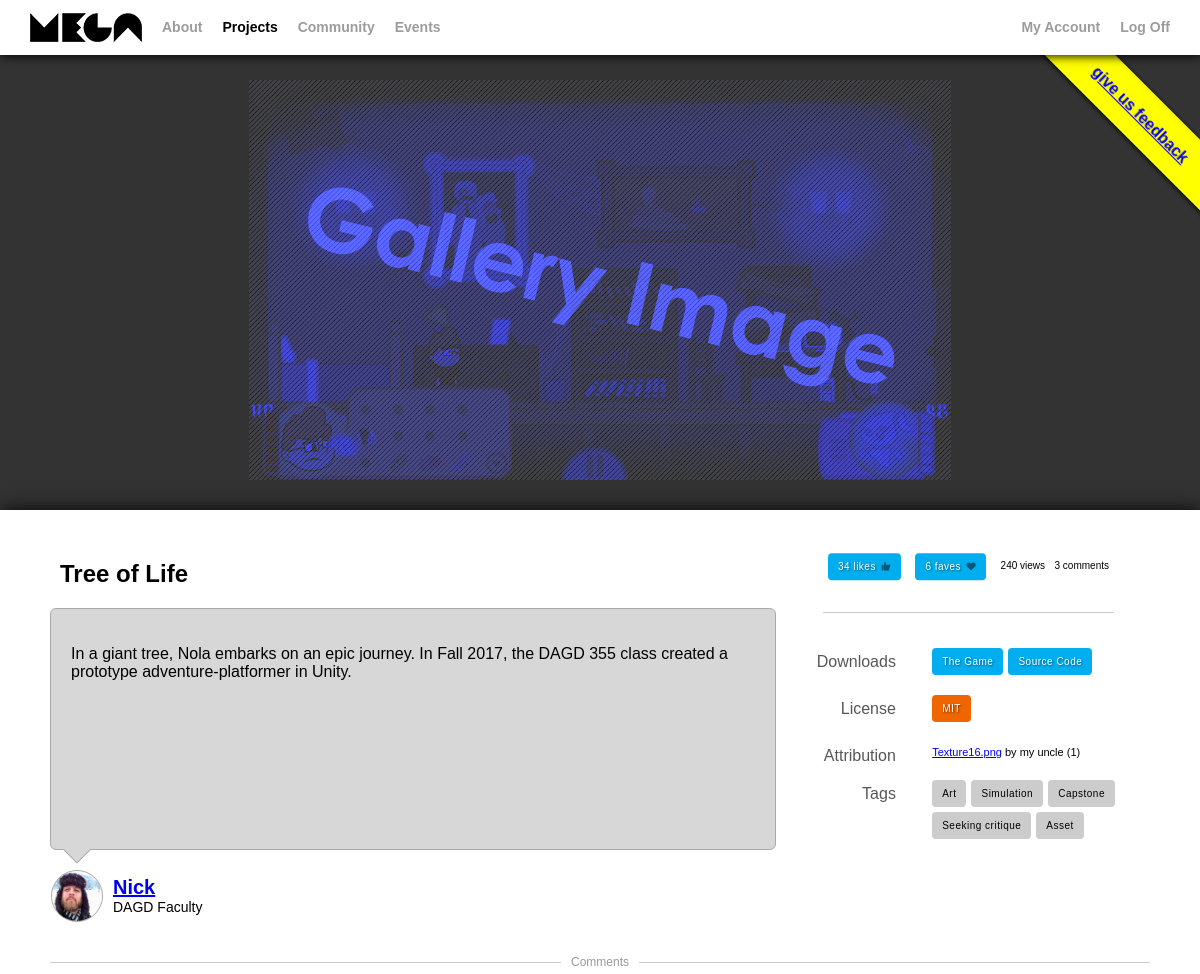
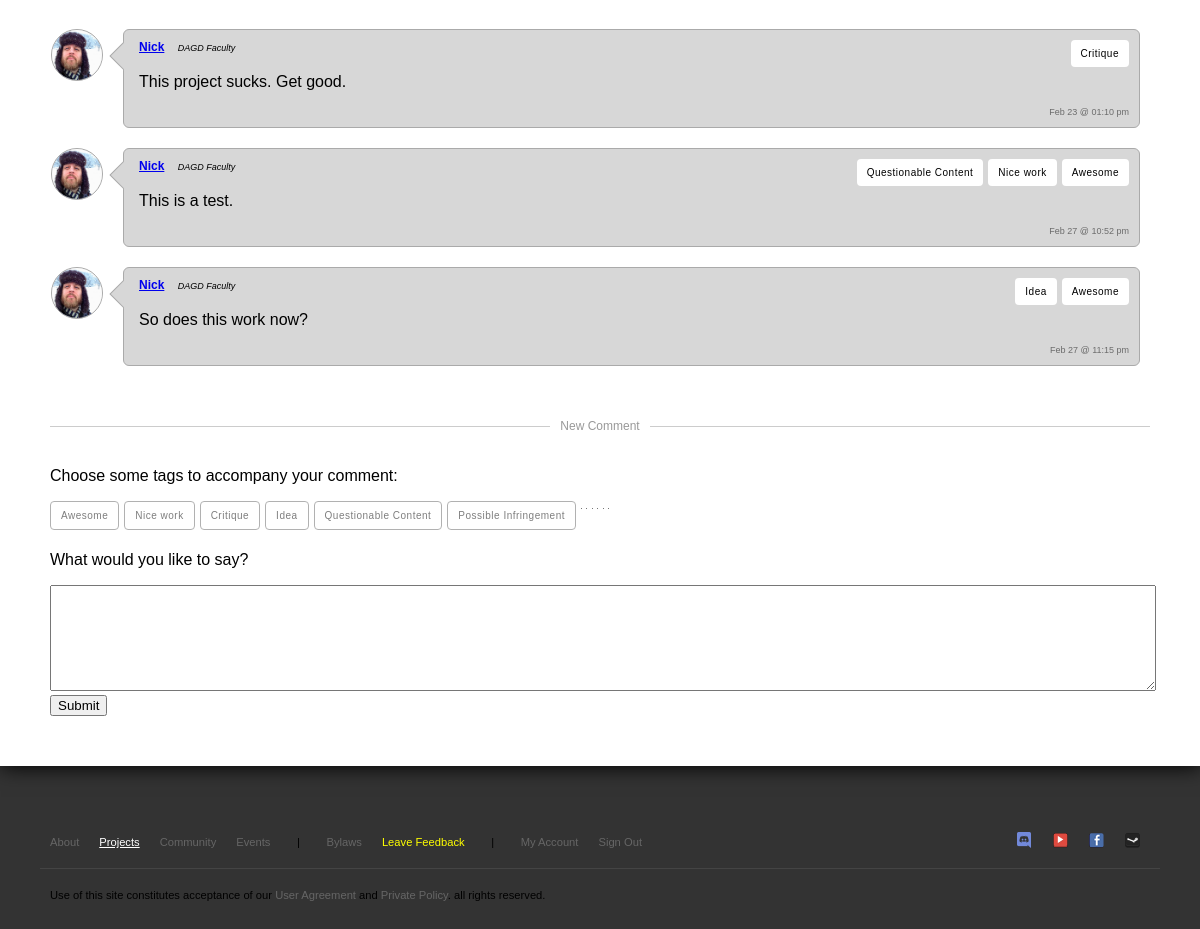
Screenshot of /project.php?id=1 (signed in) with the database file from the repository (2 pictures, top to bottom).
### tables this page shows
CREATE TABLE `projects` (
  `id` int(11) NOT NULL,
  `title` varchar(64) NOT NULL,
  `description` text NOT NULL,
  `user_id` int(11) NOT NULL,
  `license_id` int(11) NOT NULL
);

CREATE TABLE `users` (
  `id` int(11) NOT NULL,
  `alias` varchar(32) NOT NULL,
  `title` varchar(64) NOT NULL,
  `first` varchar(32) NOT NULL,
  `last` varchar(32) NOT NULL,
  `email` varchar(32) NOT NULL,
  `hash` varchar(64) NOT NULL,
  `date_signup` datetime NOT NULL DEFAULT CURRENT_TIMESTAMP,
  `is_approved` tinyint(1) NOT NULL DEFAULT '0' COMMENT 'Whether or not the user has been approved.',
  `is_admin` tinyint(1) NOT NULL DEFAULT '0' COMMENT 'Whether or not the user has admin rights.',
  `is_mod` tinyint(1) NOT NULL DEFAULT '0' COMMENT 'Whether or not the user has moderation rights.',
  `bio` text NOT NULL COMMENT 'Stores the user''s bio to be displayed on their profile page.',
  `resume` varchar(256) NOT NULL COMMENT 'Stores the URL to the user''s resume.',
  `avatar` varchar(256) NOT NULL COMMENT 'Stores the URL to the profile picture.'
);

CREATE TABLE `licenses` (
  `id` int(11) NOT NULL,
  `title` varchar(32) NOT NULL,
  `copy` text NOT NULL,
  `link` varchar(128) NOT NULL
);

CREATE TABLE `project_attribution` (
  `id` int(11) NOT NULL,
  `project_id` int(11) NOT NULL,
  `work` varchar(64) NOT NULL,
  `creator` varchar(64) NOT NULL,
  `user_id` int(11) NOT NULL,
  `license_id` int(11) NOT NULL,
  `work_link` varchar(128) NOT NULL
);

CREATE TABLE `tags_projects` (
  `id` int(11) NOT NULL,
  `text` varchar(32) NOT NULL
);

CREATE TABLE `comments_projects` (
  `id` int(11) NOT NULL,
  `user_id` int(11) NOT NULL,
  `project_id` int(11) NOT NULL,
  `date_posted` datetime NOT NULL DEFAULT CURRENT_TIMESTAMP,
  `comment` text NOT NULL
);

CREATE TABLE `tags_comments` (
  `id` int(11) NOT NULL,
  `text` varchar(32) NOT NULL,
  `warn` tinyint(1) NOT NULL DEFAULT '0'
);

### api/class.CoolDB.php (called while the page is built, shortened)
<?
class CoolDB {
    static $pdo;
    private $query = "";
    private $params = array();
    private $table;
    function connect(){
        if(empty(CoolDB::$pdo)) CoolDB::$pdo = new PDO(DB::HOST, DB::USER, DB::PASS);
        return CoolDB::$pdo ? true : false;
    }
    function clear(){
        $this->query = "";
        $this->params = array();
    }
    function table($table){
        $this->table = CoolDB::escapeField($table);
        return $this;
    }
    function select($fields = "*", bool $filterFields = true) {
        if($filterFields === true){
            if (is_string($fields)) $fields = CoolDB::escapeField($fields);
            if (empty($fields)) $fields = "*";
        }
        $this->query = "SELECT {$fields} FROM {$this->table}";
        return $this;
    }
    function where($conditions, $and = true){
        if(!empty($conditions)) {
            $this->query .= " WHERE ";
        }
        return $this;
    }
    private function fromConditions($conditions, $and = true) {
        $fields = [];
        foreach ($conditions as $field => $val) {
            $field = CoolDB::escapeField($field);
            if      ($val === null ) $fields []= " {$field} IS NULL ";
            elseif  ($val === true ) $fields []= " {$field} = TRUE ";
            elseif  ($val === false) $fields []= " {$field} = FALSE ";
            else {
                $fields []= " {$field} = ? ";
                $this->params []= $val;
            }
        }
        $glu = ($and == true) ? 'AND' : 'OR';
        $fields = implode($glu, $fields);
        $this->query .= "({$fields})";
    }
    function execute(){
        return $this->query($this->query, $this->params);
    }
    function query(string $query, array $params){
        $stmt = CoolDB::$pdo->prepare($query);
        $stmt->execute($params);
        $res = (array) $stmt->fetchAll(PDO::FETCH_ASSOC);
        return $res;
    }
    static function escapeField(string $string): string {
        $string = trim($string);
        if(preg_match('/^[a-zA-Z_][a-zA-Z0-9_]*$/', $string) === 0) return "";
        return "`{$string}`";
    }
}
?>

### api/functions.php (called while the page is built, shortened)
<?
function get(string $str){
    if(array_key_exists($str, $_GET)) return $_GET[$str];
    return '';
}
?>

### api/class.User.php (called while the page is built, shortened)
<?
include_once "class.CoolDB.php";
class User {
    private static $current;
    private static function setCurrent(array $row){
        $user = $row;
        unset($user['hash']);
        User::$current = $user;
    }
    static function current(){
        if(!empty(User::$current)) return User::$current;
        if(array_key_exists('userid', $_SESSION)) {
            $id = intval($_SESSION['userid']);
            $db = new CoolDB();
            $res = $db->table('users')->select()->where(['id' => $id])->execute();
            if(count($res) > 0) {
                return User::$current;
            }
        }
        return null;
    }
    static function isLoggedIn():bool {
        $user = User::current();
        return (!empty($user));
    }
    static function avatar($user):string{
        $default = "imgs/placeholder-avatar1.jpg";
        $email = "";
        if(is_string($user)) $email = $user;
        if(is_array($user) && array_key_exists('email', $user)) $email = $user['email'];
        $url = "media/avatars/$email.png";
        return file_exists($url) ? $url : $default;
    }
}
?>

### project.php (the view, shortened to what this page needs)
<?
include_once "api/functions.php";
include_once "includes/templates.php";
include_once "api/class.CoolDB.php";
include_once "api/class.User.php";
$id = intval(get("id"));
$db = new CoolDB();
$sql = "SELECT projects.*, licenses.title AS 'license_title', licenses.copy AS 'license_copy', licenses.link AS 'license_link' FROM projects, licenses WHERE projects.id = ? AND licenses.id = projects.license_id;";
$rows = $db->query($sql, array($id));
$project = $rows[0];
$comments = $db->query("SELECT u.alias AS 'user_name', u.title AS 'user_title', u.avatar AS 'user_avatar', u.email AS 'user_email', c.*, GROUP_CONCAT(t.text) AS 'tags' FROM comments_projects c, comments_projects_tags j, tags_comments t, users u WHERE c.project_id=? AND t.id = j.tag_id AND j.comment_id = c.id AND u.id=c.user_id GROUP BY c.id", array($id));
$tags = $db->query("SELECT t.* FROM project_tags j, tags_projects t WHERE j.project_id=? AND j.tag_id = t.id;", array($id));
$attribution = $db->query("SELECT * FROM `project_attribution` WHERE `project_id` = ?;", array($id));
$creator = $db->query("SELECT * FROM `users` WHERE `id`=?;", array($project['user_id']))[0];
?>
        <div class="tray">
            <div class="feature">
                <img src="imgs/placeholder-gallery-image.png">
            </div>
        </div>
        <div class="content">
            <article>
                <h1><?=$project["title"]?></h1>
                <div class="bubble bottom">
                    <p><?=$project["description"]?></p>
                    <div class="arrow bottom-left">
                        <div class="blocker"></div>
                    </div>
                </div>
                <div class="creator">
                    <div class="avatar"><img src="<?=User::avatar($creator)?>"></div>
                    <h2><a href='profile.php?id=<?=$creator['id']?>' ><?=$creator['alias']?></a></h2>
                    <h3><?=$creator['title']?></h3>
                </div>
            </article>
            <aside>
                <div class="stats">
                    <button class="like-button" onclick="swapThumb()">34 likes<div id="thumb" <?
                                                                                   ?> ></div></button>
                    <button class="like-button" onclick="swapHeart()">6 faves<div id="heart" <?
                                                                                  ?> ></div></button>
                    <div>240 views</div>
                    <div><?=count($comments)?> comments</div>
                </div>
                <div class="hr"></div>
                <div class="split">
                    <div>Downloads</div>
                    <div>
                        <a href="#" class="button">The Game</a>
                        <a href="#" class="button">Source Code</a>
                    </div>
                </div>
                <? if(!empty($project["license_id"])) { ?>
                <div class="split">
                    <div>License</div>
                    <div><a href="<?=$project["license_link"]?>" target="_blank" class="button license"><?=$project["license_title"]?>
                    </a></div>
                </div>
                <? } ?>
                <? if(count($attribution) > 0){ ?>
                <div class="split">
                    <div>Attribution</div>
                    <div>
                        <ul>
                            <? foreach($attribution as $attr){ ?>
                            <li><a href="<?=$attr['work_link']?>" class="work"><?=$attr['work']?></a> by <?=$attr['creator']?> <span class="license">(<?=$attr['license_id']?>)</span></li>
                            <? } ?>
                        </ul>
                    </div>
                </div>
                <? } ?>
                <div class="split">
                    <div>Tags</div>
                    <div>
                        <? foreach($tags as $tag){ ?>
                        <a href="projects.php?tag=<?=$tag['id']?>" class="tag button"><?=$tag["text"]?></a>
                        <? } ?>
                    </div>
                </div>
            </aside>
            <section>
                <div class="hr text"><h3><span>Comments</span></h3></div>
                <? foreach($comments as $comment){  ?>
                <div class="comment">
                    <div class="avatar"><img src="<?=User::avatar($comment['user_email'])?>"></div>
                    <div class="bubble">
                        <div class="infront">
                            <div class="tags">
                                <?
                                $tags = explode(',', $comment['tags']);
                                foreach($tags as $tag) {
                                    echo "<a class=\"button tag\">$tag</a>";
                                }
                                ?>
                            </div>
                            <h1>
                                <a href="profile.php?id=<?=$comment['user_id']?>"><?=$comment["user_name"]?></a>
                                <span><?=$comment["user_title"]?></span>
                            </h1>
                            <p><?=$comment["comment"]?></p>
                            <time><?=easyDate($comment["date_posted"])?></time>
                        </div>
                        <div class="arrow left-top">
                            <div class="blocker"></div>
                        </div>
                    </div>
                </div>
                <? } ?>
                <div class="hr text"><h3><span>New Comment</span></h3></div>
                <? if(User::isLoggedIn()) { ?>
                <form method="post" action="project.php?id=<?=$id?>">
                    <p>Choose some tags to accompany your comment:</p>
                    <div class='tag-picker'>
                    <?
                    $commentTags = $db->query("SELECT * FROM `tags_comments` ORDER BY `warn` ASC;", array());
                    foreach($commentTags as $tag){
                        $name = "commentFormTag".$tag['id'];
                        $value = $tag['text'];
                        $class = $tag['warn'] ? "issue" : "";
                        ?>
                        <label class="<?=$class?>" for="<?=$name?>"><?=$value?></label>
                    <? } ?>
                    </div>
                    <p>What would you like to say?</p>
                    <textarea name="comment" style="width:100%;max-width:100%;min-width:100%;min-height:50px;height:100px;max-height:300px;"></textarea>
                    <input type="submit">
                </form>
                <? } else { ?>
                <p>To add a new comment, please <a href="login.php">log in</a>!</p>
                <? } ?>
            </section>
        </div>

### styles/main.css (style rules this page uses)
body { margin:0; font-family:"Helvetica", "Arial", sans-serif; background:#333; }
aside .split { clear:both; padding:15px 0; }
aside .split ul { margin:0; padding:0; list-style:none; line-height: 20px; }
aside .hr { width:80%; }
.tray { padding:80px 0 30px; }
.feature img { max-width:100vw; height:auto; max-height:50vh; margin:0 auto; display:flex; }
.avatar img { object-fit:cover; object-position:center; width:50px; height:50px; }
.content { background:#FFF; box-shadow: 1px 1px 20px #000; padding:50px 50px 50px; }
.content article { width:66%; float:left; }
.content > section { clear:both; }
.content .hr { border-bottom:1px solid #CCC; margin:0 auto 20px; padding:20px 0 0; clear:both; position:relative; }
.content .hr.text { margin:0 auto 40px; padding:40px 0 0; }
.content aside { width:33%; float:right; font-size:11px; }
.bubble { background:#d7d7d7; border:1px solid #AAA; border-radius:6px; padding:10px; position:relative; min-height: 50px; }
article .bubble { padding:20px; min-height:200px; }
.bubble .infront { z-index:6; position:relative; }
.comment .bubble { margin:0 10px; padding:10px 10px 10px 15px; flex-grow:3; }
.comment .tags { float:right; }
.comment h1 { font-weight:bold; font-size:12px; margin:0 0 3px; }
.comment h1 span { font-weight:normal; font-size:9px; padding-left:10px; font-style:italic; }
.comment time { font-size:9px; opacity:.5; }
.comment p, .comment h1 { float:left; }
.comment p { clear:left; }
.comment time { clear:both; float:right; }
.bubble .arrow { position:absolute; }
.bubble.bottom { margin-bottom: 20px; }
.bubble .arrow.bottom-left { left:15px; bottom:-10px; }
.bubble .arrow.left-top { left:-10px; top:15px; }
.bubble .blocker { display:block; background:#d7d7d7; position:absolute; z-index:5; }
.bubble .bottom-left .blocker { width:33px; height:17px; left:-7px; top:-5px; }
.bubble .left-top .blocker { width:17px; height:33px; left:10px; top:-5px; }
.avatar { width:50px; height:50px; min-width:50px; background:#d7d7d7; border-radius:50%; float:left; margin:0 10px 0 1px; border:1px solid #AAA; overflow:hidden; }
.creator h2 { font-size:20px; margin:0; padding:6px 0 0; }
.creator h3 { font-size:14px; margin:0; font-weight:normal; }
.hr h3 { font-size:12px; font-weight:normal; margin:0; text-align:center; position:absolute; top:33px; left:0; width:100%; color:#999; }
.stats { font-size:10px; padding:0 10%; display:flex; flex-direction:row; flex-wrap:nowrap; justify-content:space-around; }
.split > div { width:60%; float:left; }
.split > div:first-child { text-align:right; width:30%; margin-right:10%; color:#575757; font-size:16px; padding:5px 0 0; }
.content article h1 { margin:0 10px 20px; }
a.button, .tag-picker label { float:left; margin:0 5px 5px 0; font-size:10px; letter-spacing:0.5px; background:#00aeef; padding:8px 10px; border-radius:4px; text-decoration:none; color:#FFF; text-shadow:1px 1px 2px rgba(0, 0, 0, .5); }
a.button.license { background:#ef6500; position:relative; }
.hr h3 span { background:#FFF; padding:0 10px; }
a.button.tag, .tag-picker label { background:#CCC; text-shadow:none; color:#000; }
.comment a.button.tag { background:#FFF; float:right; margin:0 0 0 5px; }
.comment { display:flex; flex-direction:row; flex-wrap:nowrap; justify-content:space-between; margin:20px 0; }
a.button.issue, .tag-picker label.issue { background:#F00; color:#FFF; }
.tags { flex-grow:0; }
.tag-picker input[type="checkbox"] + label { cursor: pointer; user-select:none; }
.tag-picker input[type="checkbox"]:not(:checked) + label { opacity: 0.5; background:#FFF; color:#000; border:1px solid #666; }
.hr { border-bottom:1px solid #444; margin:0px 20px; padding:0; clear:both; }
button { cursor: pointer; }
.like-button { margin:0 5px 5px 0; font-size:10px; letter-spacing:0.5px; background:#00aeef; padding:8px 10px; border-radius:4px; text-decoration:none; color:#FFF; text-shadow:1px 1px 2px rgba(0, 0, 0, .5); transform: translateY(-25%); border: none; }
#thumb { width: 10px; height: 10px; margin-left: 5px; background: url(../imgs/like.png); background-size: cover; float: right; }
#heart { width: 10px; height: 10px; margin-left: 5px; background: url(../imgs/fave.png); background-size: cover; float:right; }

### rows the page displays
projects: title "Tree of Life", description "In a giant tree, Nola embarks on an epic journey. In Fall 2017, the DAGD 355 class created a prototype adventure-platformer in Unity.", license.title "MIT"
users: email (picture), alias "Nick", title "DAGD Faculty"
project_attribution: work "Texture16.png", creator "my uncle", license "1"
tags_projects: text "Art"
tags_projects: text "Simulation"
tags_projects: text "Capstone"
tags_projects: text "Seeking critique"
tags_projects: text "Asset"
comments_projects: user.email (picture), tag "Critique", user.alias "Nick", user.title "DAGD Faculty", comment "This project sucks. Get good.", date_posted "Feb 23 @ 01:10 pm"
comments_projects: user.email (picture), tag "Awesome", tag "Nice work", tag "Questionable Content", user.alias "Nick", user.title "DAGD Faculty", comment "This is a test.", date_posted "Feb 27 @ 10:52 pm"
comments_projects: user.email (picture), tag "Awesome", tag "Idea", user.alias "Nick", user.title "DAGD Faculty", comment "So does this work now?", date_posted "Feb 27 @ 11:15 pm"
tags_comments: text "Awesome"
tags_comments: text "Nice work"
tags_comments: text "Critique"
tags_comments: text "Idea"
tags_comments: text "Questionable Content"
tags_comments: text "Possible Infringement"

### other values shown
count($comments) "3"
